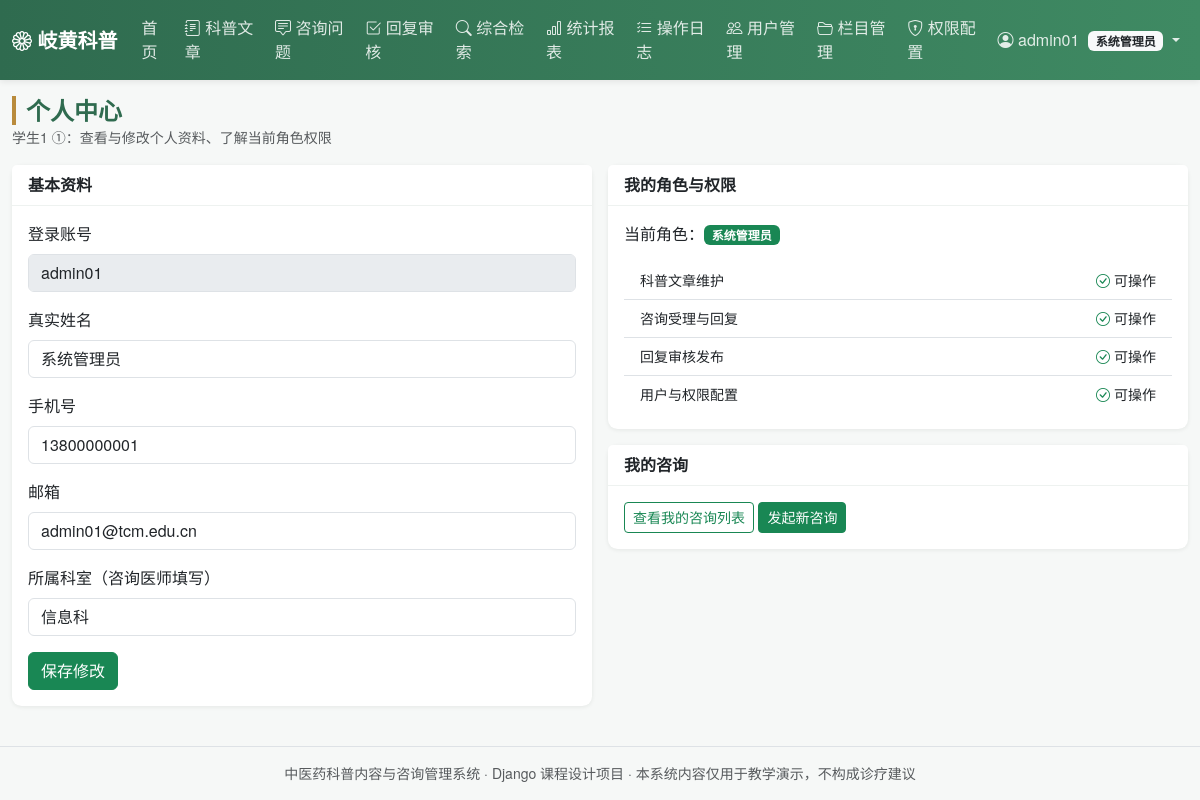
/profile/ (signed in), run on the app's committed database.
### main_app/models.py (models this page shows, shortened)
class Menu(models.Model):
    name = models.CharField('菜单名称', max_length=50)
    code = models.CharField('权限编码', max_length=50, unique=True,
                            help_text='与装饰器 module_required 使用的编码一致')
    url_name = models.CharField('对应路由名', max_length=100, blank=True)
    icon = models.CharField('图标类名', max_length=50, blank=True, default='bi-grid')
    roles = models.CharField('可见角色', max_length=100, default='admin,editor,consultant,user',
                             help_text='逗号分隔：admin,editor,consultant,user')
    order = models.IntegerField('排序', default=0)
    is_active = models.BooleanField('启用', default=True)
    class Meta:
        verbose_name = '菜单权限'
        verbose_name_plural = '菜单权限'
        ordering = ['order', 'id']
    @property
    def role_list(self):
        return [r.strip() for r in self.roles.split(',') if r.strip()]
    def visible_to(self, role):
        return self.is_active and role in self.role_list

class UserProfile(models.Model):
    user = models.OneToOneField(User, on_delete=models.CASCADE,
                                related_name='profile', verbose_name='用户')
    role = models.CharField('角色', max_length=20, choices=ROLE_CHOICES, default='user')
    real_name = models.CharField('真实姓名', max_length=30, blank=True)
    phone = models.CharField('手机号', max_length=20, blank=True)
    department = models.CharField('所属科室', max_length=50, blank=True,
                                  help_text='咨询医师填写，如：中医内科')
    is_active_account = models.BooleanField('账号启用', default=True)
    created_at = models.DateTimeField('注册时间', auto_now_add=True)
    class Meta:
        verbose_name = '用户档案'
        verbose_name_plural = '用户档案'
    @property
    def is_admin(self):
        return self.role == 'admin'
    @property
    def can_manage_article(self):
        return self.role in ('admin', 'editor')
    @property
    def can_manage_consult(self):
        return self.role in ('admin', 'consultant')
    @property
    def can_review(self):
        return self.role in ('admin', 'editor')

### main_app/views.py (the view, shortened to what this page needs)
# urls.py: path('profile/', views.profile_view, name='profile'),
@login_required
def profile_view(request):
    prof, _ = UserProfile.objects.get_or_create(user=request.user)
    return render(request, 'user/profile.html', {'prof': prof})

### main_app/context_processors.py (called while the page is built)
def menu_permissions(request):
    user = getattr(request, 'user', None)
    role = 'anonymous'
    profile = None
    if user and user.is_authenticated:
        if user.is_superuser:
            role = 'admin'
        else:
            profile = getattr(user, 'profile', None)
            role = profile.role if profile else 'user'
    menus = [m for m in Menu.objects.filter(is_active=True) if m.visible_to(role)]
    return {
        'nav_menus': menus,
        'current_role': role,
        'current_role_label': ROLE_LABELS.get(role, role),
        'profile': profile,
    }

### templates/user/profile.html (shortened to what this page needs)
{% extends 'base.html' %}
{% block page_title %}个人中心{% endblock %}
{% block page_desc %}学生1 ①：查看与修改个人资料、了解当前角色权限{% endblock %}
{% block content %}
<div class="row g-3">
    <div class="col-lg-6">
        <div class="card">
            <div class="card-header">基本资料</div>
            <div class="card-body">
                <form method="post">
                    <div class="mb-3">
                        <label class="form-label">登录账号</label>
                        <input class="form-control" value="{{ prof.user.username }}" disabled>
                    </div>
                    <div class="mb-3">
                        <label class="form-label">真实姓名</label>
                        <input class="form-control" name="real_name" value="{{ prof.real_name }}">
                    </div>
                    <div class="mb-3">
                        <label class="form-label">手机号</label>
                        <input class="form-control" name="phone" value="{{ prof.phone }}">
                    </div>
                    <div class="mb-3">
                        <label class="form-label">邮箱</label>
                        <input class="form-control" name="email" value="{{ prof.user.email }}">
                    </div>
                    <div class="mb-3">
                        <label class="form-label">所属科室（咨询医师填写）</label>
                        <input class="form-control" name="department" value="{{ prof.department }}">
                    </div>
                    <button class="btn btn-success">保存修改</button>
                </form>
            </div>
        </div>
    </div>
    <div class="col-lg-6">
        <div class="card mb-3">
            <div class="card-header">我的角色与权限</div>
            <div class="card-body">
                <p>当前角色：<span class="badge bg-success">{{ prof.get_role_display }}</span></p>
                <ul class="list-group list-group-flush small">
                    <li class="list-group-item d-flex justify-content-between">
                        科普文章维护 <span>{% if prof.can_manage_article %}<i class="bi bi-check-circle text-success"></i> 可操作{% else %}<i class="bi bi-dash-circle text-muted"></i> 仅浏览{% endif %}</span>
                    </li>
                    <li class="list-group-item d-flex justify-content-between">
                        咨询受理与回复 <span>{% if prof.can_manage_consult %}<i class="bi bi-check-circle text-success"></i> 可操作{% else %}<i class="bi bi-dash-circle text-muted"></i> 仅提问{% endif %}</span>
                    </li>
                    <li class="list-group-item d-flex justify-content-between">
                        回复审核发布 <span>{% if prof.can_review %}<i class="bi bi-check-circle text-success"></i> 可操作{% else %}<i class="bi bi-dash-circle text-muted"></i> 无权限{% endif %}</span>
                    </li>
                    <li class="list-group-item d-flex justify-content-between">
                        用户与权限配置 <span>{% if prof.is_admin %}<i class="bi bi-check-circle text-success"></i> 可操作{% else %}<i class="bi bi-dash-circle text-muted"></i> 无权限{% endif %}</span>
                    </li>
                </ul>
            </div>
        </div>
        <div class="card">
            <div class="card-header">我的咨询</div>
            <div class="card-body">
                <a class="btn btn-outline-success btn-sm" href="{% url 'main_app:consult_list' %}">查看我的咨询列表</a>
                <a class="btn btn-success btn-sm" href="{% url 'main_app:consult_create' %}">发起新咨询</a>
            </div>
        </div>
    </div>
</div>
{% endblock %}

### templates/base.html (shortened to what this page needs)
{% load static %}<!DOCTYPE html>
<html lang="zh-CN">
<head>
    <link href="https://cdn.jsdelivr.net/npm/bootstrap@5.3.3/dist/css/bootstrap.min.css" rel="stylesheet">
    <link href="https://cdn.jsdelivr.net/npm/bootstrap-icons@1.11.3/font/bootstrap-icons.css" rel="stylesheet">
    <link href="{% static 'css/style.css' %}" rel="stylesheet">
</head>
<body>
<nav class="navbar navbar-expand-lg navbar-dark tcm-navbar sticky-top">
    <div class="container-fluid">
        <a class="navbar-brand fw-bold" href="{% url 'main_app:index' %}">
            <i class="bi bi-flower1"></i> 岐黄科普
        </a>
        <div class="collapse navbar-collapse" id="navMenu">
            <ul class="navbar-nav me-auto">
                <li class="nav-item">
                    <a class="nav-link {% if request.resolver_match.url_name == 'index' %}active{% endif %}"
                       href="{% url 'main_app:index' %}">首页</a>
                </li>
                {% for m in nav_menus %}
                    <li class="nav-item">
                        <a class="nav-link" href="{% if m.url_name %}{% url m.url_name %}{% else %}#{% endif %}">
                            <i class="bi {{ m.icon|default:'bi-grid' }}"></i> {{ m.name }}
                        </a>
                    </li>
                {% endfor %}
            </ul>
            <ul class="navbar-nav">
                {% if user.is_authenticated %}
                    <li class="nav-item dropdown">
                        <a class="nav-link dropdown-toggle" href="#" data-bs-toggle="dropdown">
                            <i class="bi bi-person-circle"></i>
                            {% if profile %}{{ profile.display_name }}{% else %}{{ user.username }}{% endif %}
                            <span class="badge bg-light text-dark ms-1">{{ current_role_label }}</span>
                        </a>
                    </li>
                {% else %}
                    <li class="nav-item"><a class="nav-link" href="{% url 'main_app:login' %}">登录</a></li>
                    <li class="nav-item"><a class="btn btn-sm btn-light ms-2 mt-1" href="{% url 'main_app:register' %}">注册</a></li>
                {% endif %}
            </ul>
        </div>
    </div>
</nav>
<div class="container-fluid py-3">
    <div class="d-flex justify-content-between align-items-center mb-3">
        <div>
            <h4 class="mb-0 page-title">{% block page_title %}{% endblock %}</h4>
            <small class="text-muted">{% block page_desc %}{% endblock %}</small>
        </div>
    </div>
    {% block content %}{% endblock %}
</div>
<footer class="text-center text-muted py-3 small border-top mt-4">
    中医药科普内容与咨询管理系统 · Django 课程设计项目 · 本系统内容仅用于教学演示，不构成诊疗建议
</footer>
</body>
</html>

### static/css/style.css (style rules this page uses)
:root { --tcm-green: #2f6b4f; --tcm-green-light: #e8f3ee; --tcm-gold: #b98b3c; }
body { background: #f6f8f7; font-family: "Microsoft YaHei", "PingFang SC", "Helvetica Neue", sans-serif; color: #24312b; }
.tcm-navbar { background: linear-gradient(90deg, var(--tcm-green), #3f8a63); box-shadow: 0 2px 6px rgba(0, 0, 0, .08); }
.tcm-navbar .nav-link { color: rgba(255, 255, 255, .85); }
.page-title { font-weight: 700; color: var(--tcm-green); border-left: 4px solid var(--tcm-gold); padding-left: 10px; }
.card { border: none; box-shadow: 0 1px 4px rgba(20, 40, 30, .08); border-radius: .6rem; }
.card-header { background: #fff; border-bottom: 1px solid #eef2f0; font-weight: 600; }

### data on the page
Menu: name "科普文章"
Menu: name "咨询问题"
Menu: name "回复审核"
Menu: name "综合检索"
Menu: name "统计报表"
Menu: name "操作日志"
Menu: name "用户管理"
Menu: name "栏目管理"
Menu: name "权限配置"
UserProfile: real_name "系统管理员", user.username "admin01", phone "13800000001", email "admin01@tcm.edu.cn", department "信息科", role "系统管理员"

### other printed values
{{ user.username }} "admin01"
